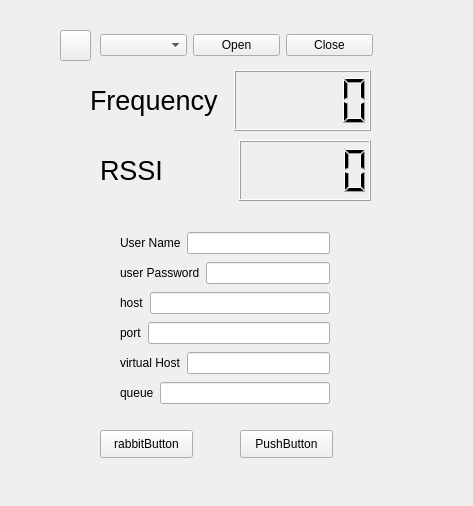
<?xml version="1.0" encoding="UTF-8"?>
<ui version="4.0">
 <class>Form</class>
 <widget class="QWidget" name="Form">
  <property name="geometry">
   <rect>
    <x>0</x>
    <y>0</y>
    <width>473</width>
    <height>506</height>
   </rect>
  </property>
  <property name="windowTitle">
   <string>Form</string>
  </property>
  <widget class="QPushButton" name="rabbitButton">
   <property name="geometry">
    <rect>
     <x>100</x>
     <y>430</y>
     <width>93</width>
     <height>28</height>
    </rect>
   </property>
   <property name="text">
    <string>rabbitButton</string>
   </property>
  </widget>
  <widget class="QWidget" name="layoutWidget">
   <property name="geometry">
    <rect>
     <x>120</x>
     <y>230</y>
     <width>210</width>
     <height>176</height>
    </rect>
   </property>
   <layout class="QVBoxLayout" name="verticalLayout">
    <item>
     <layout class="QHBoxLayout" name="horizontalLayout_2">
      <item>
       <widget class="QLabel" name="userNameLabel">
        <property name="text">
         <string>User Name</string>
        </property>
       </widget>
      </item>
      <item>
       <widget class="QLineEdit" name="userNameEdit"/>
      </item>
     </layout>
    </item>
    <item>
     <layout class="QHBoxLayout" name="horizontalLayout_3">
      <item>
       <widget class="QLabel" name="userPasswordLabel">
        <property name="text">
         <string>user Password</string>
        </property>
       </widget>
      </item>
      <item>
       <widget class="QLineEdit" name="userPasswordEdit"/>
      </item>
     </layout>
    </item>
    <item>
     <layout class="QHBoxLayout" name="horizontalLayout_4">
      <item>
       <widget class="QLabel" name="hostLabel">
        <property name="text">
         <string>host</string>
        </property>
       </widget>
      </item>
      <item>
       <widget class="QLineEdit" name="hostEdit"/>
      </item>
     </layout>
    </item>
    <item>
     <layout class="QHBoxLayout" name="horizontalLayout_5">
      <item>
       <widget class="QLabel" name="portLabel">
        <property name="text">
         <string>port</string>
        </property>
       </widget>
      </item>
      <item>
       <widget class="QLineEdit" name="portEdit"/>
      </item>
     </layout>
    </item>
    <item>
     <layout class="QHBoxLayout" name="horizontalLayout_6">
      <item>
       <widget class="QLabel" name="virtualHostLabel">
        <property name="text">
         <string>virtual Host</string>
        </property>
       </widget>
      </item>
      <item>
       <widget class="QLineEdit" name="virtualHostEdit"/>
      </item>
     </layout>
    </item>
    <item>
     <layout class="QHBoxLayout" name="horizontalLayout_7">
      <item>
       <widget class="QLabel" name="queueLabel">
        <property name="text">
         <string>queue</string>
        </property>
       </widget>
      </item>
      <item>
       <widget class="QLineEdit" name="queueEdit"/>
      </item>
     </layout>
    </item>
   </layout>
  </widget>
  <widget class="QPushButton" name="pushButton">
   <property name="geometry">
    <rect>
     <x>240</x>
     <y>430</y>
     <width>93</width>
     <height>28</height>
    </rect>
   </property>
   <property name="text">
    <string>PushButton</string>
   </property>
  </widget>
  <widget class="QWidget" name="layoutWidget_2">
   <property name="geometry">
    <rect>
     <x>100</x>
     <y>30</y>
     <width>273</width>
     <height>30</height>
    </rect>
   </property>
   <layout class="QHBoxLayout" name="horizontalLayout">
    <item>
     <widget class="QComboBox" name="comPortComboBox"/>
    </item>
    <item>
     <widget class="QPushButton" name="openButton">
      <property name="text">
       <string>Open</string>
      </property>
     </widget>
    </item>
    <item>
     <widget class="QPushButton" name="closeButton">
      <property name="text">
       <string>Close</string>
      </property>
     </widget>
    </item>
   </layout>
  </widget>
  <widget class="QWidget" name="layoutWidget_3">
   <property name="geometry">
    <rect>
     <x>100</x>
     <y>140</y>
     <width>271</width>
     <height>61</height>
    </rect>
   </property>
   <layout class="QHBoxLayout" name="horizontalLayout_8">
    <item>
     <widget class="QLabel" name="rssiLabel">
      <property name="font">
       <font>
        <pointsize>20</pointsize>
       </font>
      </property>
      <property name="text">
       <string>RSSI</string>
      </property>
     </widget>
    </item>
    <item>
     <widget class="QLCDNumber" name="lcdRSSI"/>
    </item>
   </layout>
  </widget>
  <widget class="QWidget" name="layoutWidget_4">
   <property name="geometry">
    <rect>
     <x>90</x>
     <y>70</y>
     <width>281</width>
     <height>61</height>
    </rect>
   </property>
   <layout class="QGridLayout" name="gridLayout">
    <item row="0" column="1">
     <widget class="QLCDNumber" name="lcdFrequency"/>
    </item>
    <item row="0" column="0">
     <widget class="QLabel" name="frequencyLabel">
      <property name="font">
       <font>
        <pointsize>20</pointsize>
       </font>
      </property>
      <property name="text">
       <string>Frequency</string>
      </property>
     </widget>
    </item>
   </layout>
  </widget>
  <widget class="QPushButton" name="UpdateListComPort">
   <property name="geometry">
    <rect>
     <x>60</x>
     <y>30</y>
     <width>31</width>
     <height>31</height>
    </rect>
   </property>
   <property name="text">
    <string/>
   </property>
   <property name="icon">
    <iconset>
     <normaloff>../../Pictures/Oxygen-Icons.org-Oxygen-Apps-system-software-update.256.png</normaloff>
     <activeoff>../../Pictures/external_data_storage_portable_device_data_transfer_icon_260871.ico</activeoff>../../Pictures/Oxygen-Icons.org-Oxygen-Apps-system-software-update.256.png</iconset>
   </property>
  </widget>
 </widget>
 <resources/>
 <connections/>
</ui>
